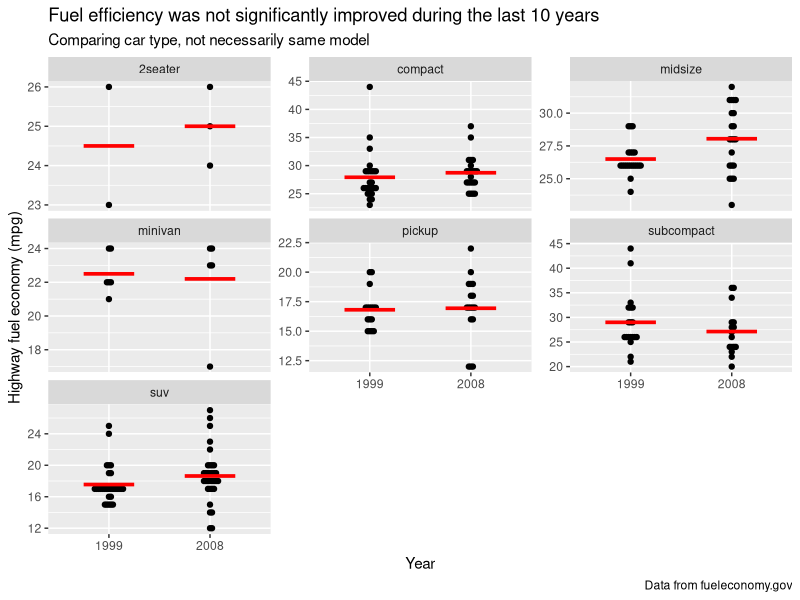
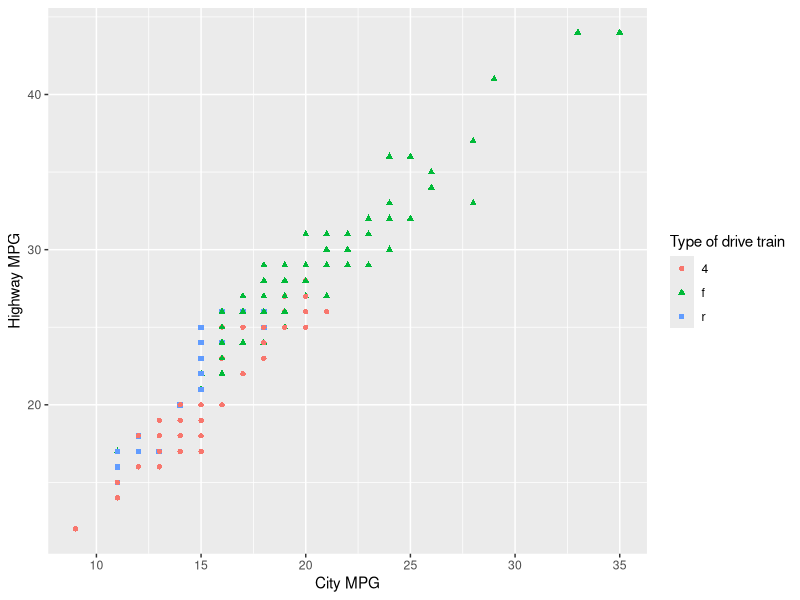
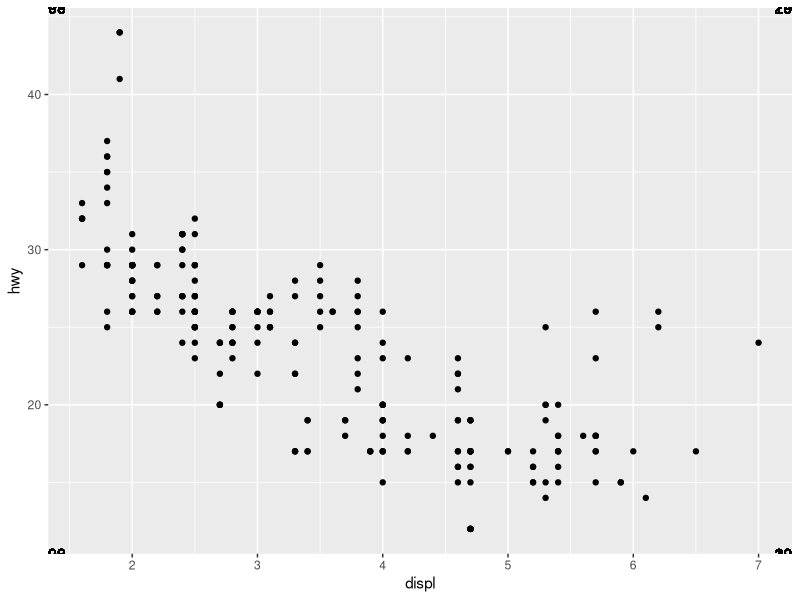
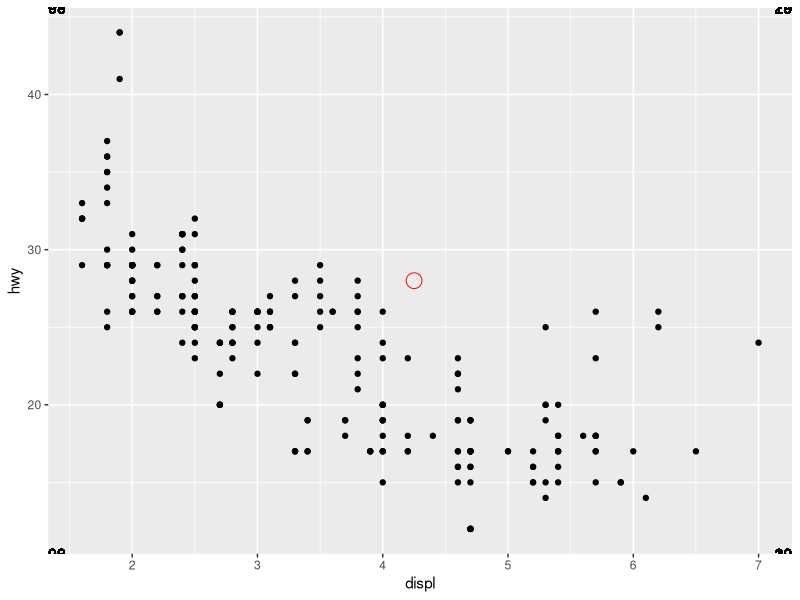
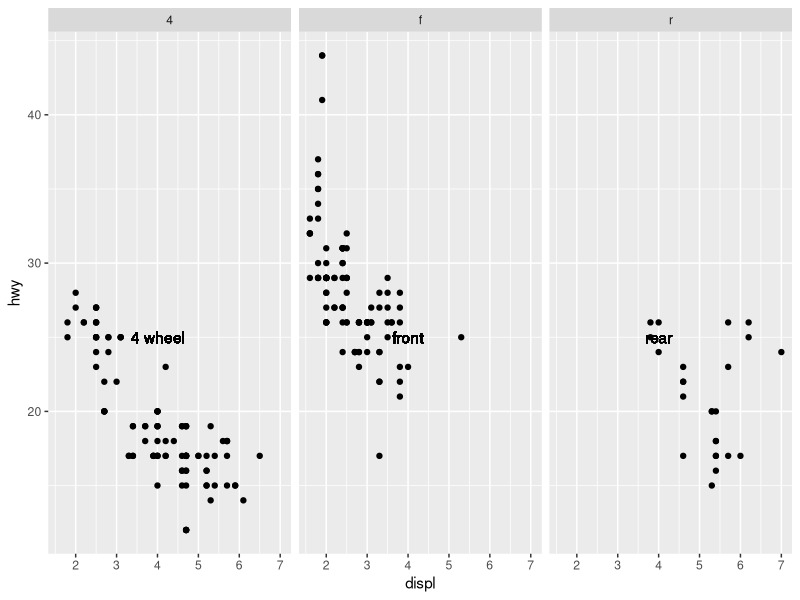
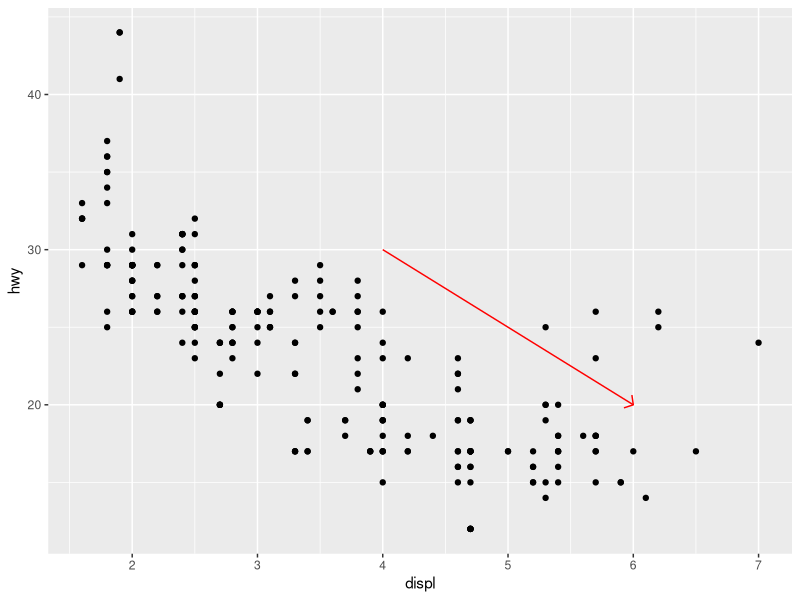
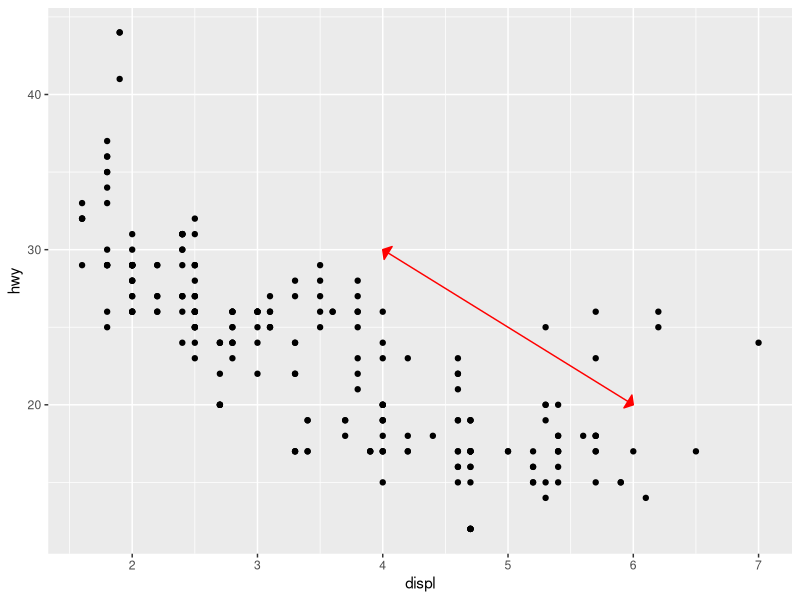
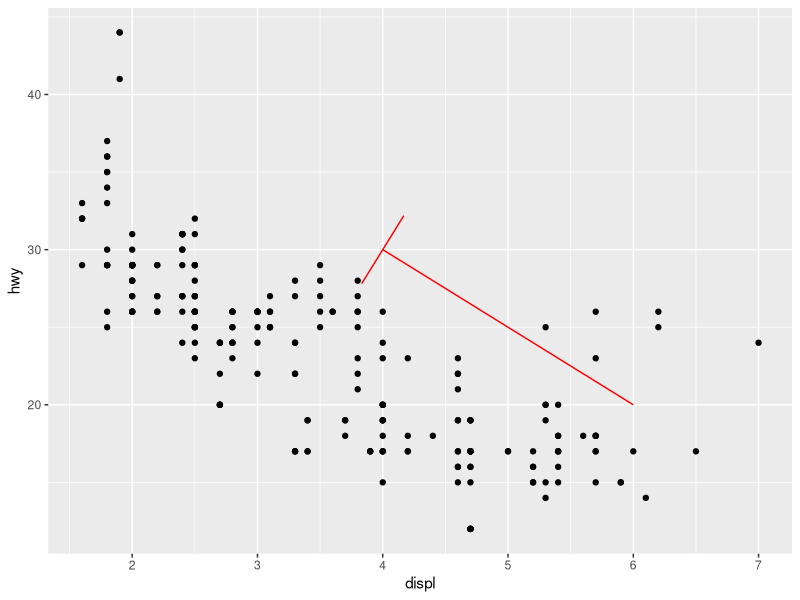

These figures' R source, in order:
## ---- chunk 1
library(tidyverse)
library(scales)
library(ggrepel)
library(patchwork)
library(beeswarm)
library(ggbeeswarm)
library(ggthemes)

## ---- chunk 2

ggplot(mpg, aes(x = as_factor(year), y = hwy)) +
  geom_beeswarm()+
  facet_wrap(~ class, scales = "free_y") +
  stat_summary(fun = "mean", geom = "crossbar", color = "red", width = 0.5) +
  labs(
    x = "Year",
    y = "Highway fuel economy (mpg)",
    color = "Car type",
    title = "Fuel efficiency was not significantly improved during the last 10 years",
    subtitle = "Comparing car type, not necessarily same model",
    caption = "Data from fueleconomy.gov"
  )

## ---- chunk 3

mpg |> 
  ggplot(
    aes(
      cty,
      hwy,
      color = drv,
      shape = drv
    )
  ) +
  geom_point() +
  labs( 
    y = "Highway MPG",
    x = "City MPG",
    color = "Type of drive train",
    shape = "Type of drive train"
  )

## ---- chunk 4

mpg |> 
  ggplot(aes(x = displ, y = hwy)) +
  geom_point() +
  geom_text(aes(x = -Inf, y = Inf, label = year)) +
  geom_text(aes(x = -Inf, y = -Inf, label = year)) +
  geom_text(aes(x = Inf, y = Inf, label = year)) +
  geom_text(aes(x = Inf, y = -Inf, label = year))

## ---- chunk 5

mpg |> 
  ggplot(aes(x = displ, y = hwy)) +
  geom_point() +
  geom_text(aes(x = -Inf, y = Inf, label = year)) +
  geom_text(aes(x = -Inf, y = -Inf, label = year)) +
  geom_text(aes(x = Inf, y = Inf, label = year)) +
  geom_text(aes(x = Inf, y = -Inf, label = year)) +
  annotate(
    geom = "point",
    x = 4.25,
    y = 28,
    size = 5,
    color = "red",
    shape = 21
  )

## ---- chunk 6

mpg |> 
  mutate(
    facet = case_when(
      drv == "f" ~ "front",
      drv == "4" ~ "4 wheel",
      drv == "r" ~ "rear"
    )
  ) |> 
  ggplot(
    aes(
      x = displ,
      y = hwy
    )
  ) +
  geom_point() +
  facet_wrap( ~ drv) +
  geom_text(
    aes(
      x = 4,
      y = 25,
      label = facet
    )
  )

## ---- chunk 7


mpg |> 
ggplot(
    aes(
      x = displ,
      y = hwy
    )
  ) +
  geom_point() +
  annotate(
    geom = "segment",
    x = 4,
    y = 30,
    xend = 6,
    yend = 20,
    color = "red",
    arrow = arrow(
      angle = 50,
      length =  unit(0.25, "cm"),
      ends = "last",
      type = "open"
    )
  )

mpg |> 
ggplot(
    aes(
      x = displ,
      y = hwy
    )
  ) +
  geom_point() +
  annotate(
    geom = "segment",
    x = 4,
    y = 30,
    xend = 6,
    yend = 20,
    color = "red",
    arrow = arrow(
      angle = 50,
      length =  unit(0.25, "cm"),
      ends = "both",
      type = "closed"
    )
  )

mpg |> 
ggplot(
    aes(
      x = displ,
      y = hwy
    )
  ) +
  geom_point() +
  annotate(
    geom = "segment",
    x = 4,
    y = 30,
    xend = 6,
    yend = 20,
    color = "red",
    arrow = arrow(
      angle = 90,
      length =  unit(1, "cm"),
      ends = "first",
      type = "closed"
    )
  )


## ---- chunk 8

df <- tibble(
  x = rnorm(10000),
  y = rnorm(10000)
)

ggplot(df, aes(x, y)) +
  geom_hex() +
  scale_color_gradient(low = "white", high = "red") +
  coord_fixed()

ggplot(df, aes(x, y)) +
  geom_hex() +
  scale_fill_gradient(low = "white", high = "red") +
  coord_fixed()
## ---- chunk 9
presidential |>
  mutate(id = 33 + row_number()) |>
  ggplot(aes(x = start, y = id, color = party)) +
  geom_point() +
  geom_segment(aes(xend = end, yend = id)) +
  scale_color_manual(values = c(Republican = "#E81B23", Democratic = "#00AEF3"))
## ---- chunk 10

ggplot(diamonds, aes(x = carat, y = price)) +
  geom_point(aes(color = cut), alpha = 1/20) +
  guides(color = guide_legend(nrow = 2, override.aes = list(size = 4, alpha = 1))) +
  theme(legend.position = "bottom")

## ---- chunk 11

ggplot(diamonds, aes(x = carat, y = price)) +
  geom_point(aes(color = cut), alpha = 1/20) +
  guides(color = guide_legend(nrow = 2, override.aes = list(size = 4, alpha = 1))) +
  ggthemes::theme_economist_white()

## ---- chunk 12

ggplot(diamonds, aes(x = carat, y = price)) +
  geom_point(aes(color = cut), alpha = 1/20) +
  guides(color = guide_legend(nrow = 2, override.aes = list(size = 4, alpha = 1))) +
  ggthemes::theme_economist_white() +
  theme(axis.title = element_text(face = "bold", color = "blue"))

## ---- chunk 13

p1 <- ggplot(mpg, aes(x = displ, y = hwy)) + 
  geom_point() + 
  labs(title = "Plot 1")
p2 <- ggplot(mpg, aes(x = drv, y = hwy)) + 
  geom_boxplot() + 
  labs(title = "Plot 2")
p3 <- ggplot(mpg, aes(x = cty, y = hwy)) + 
  geom_point() + 
  labs(title = "Plot 3")

(p1 | p2) / p3

p1 | p2 / p3

## ---- chunk 14

p1 <- ggplot(mpg, aes(x = displ, y = hwy)) + 
  geom_point() + 
  labs(title = "Plot 1")
p2 <- ggplot(mpg, aes(x = drv, y = hwy)) + 
  geom_boxplot() + 
  labs(title = "Plot 2")
p3 <- ggplot(mpg, aes(x = cty, y = hwy)) + 
  geom_point() + 
  labs(title = "Plot 3")

p1 / (p2 + p3) +
  plot_annotation(
    tag_levels = "A", 
    tag_prefix = "Fig. ", 
    tag_suffix = ":"
  )

